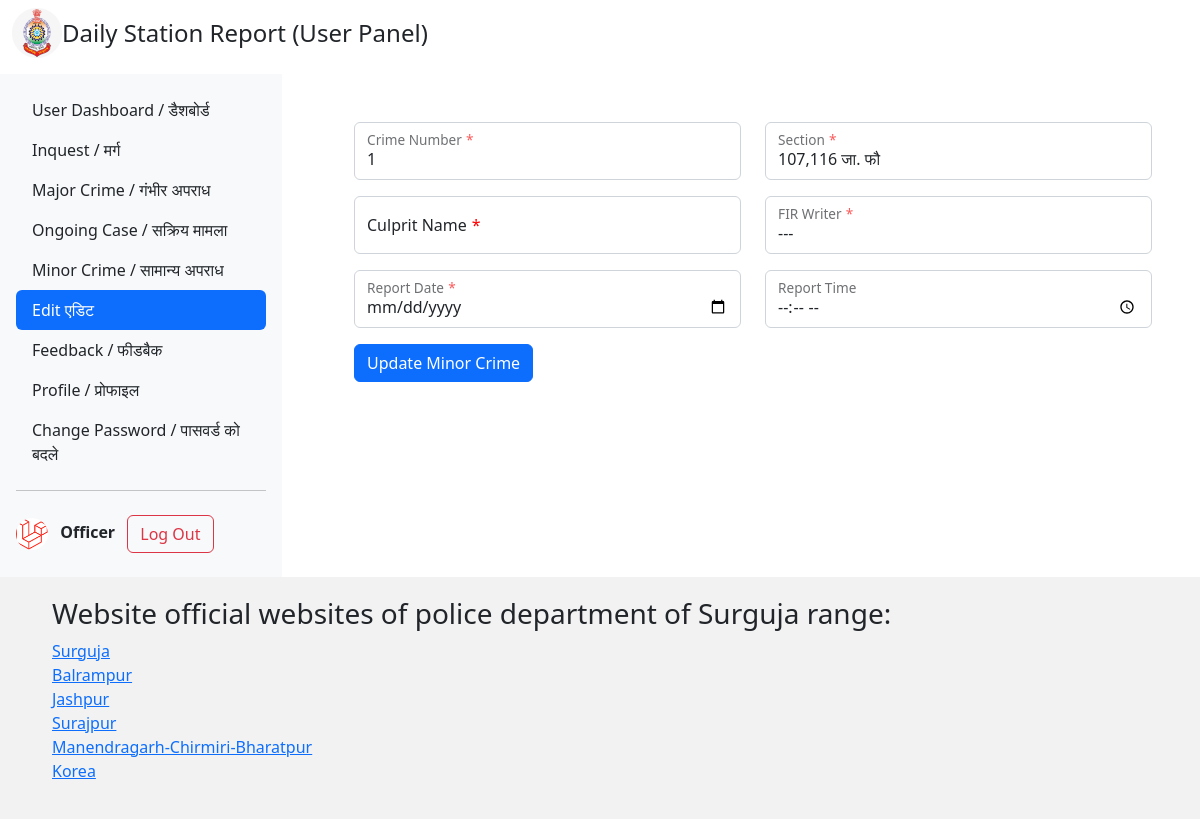
Screenshot of /temp/minorcrimeupdate.php?mcid=1 (signed in) with the database file from the repository.
### tables this page shows
CREATE TABLE `minor_crimes` (
  `mcid` int(11) NOT NULL,
  `created_at` timestamp NOT NULL DEFAULT current_timestamp(),
  `updated_at` timestamp NOT NULL DEFAULT current_timestamp(),
  `status` int(1) NOT NULL,
  `fir_writer` varchar(255) NOT NULL,
  `time_date` datetime NOT NULL,
  `culprit_number` int(11) NOT NULL,
  `penal_code` varchar(255) NOT NULL,
  `updated_by` varchar(255) NOT NULL,
  `district` varchar(255) NOT NULL,
  `sub_division` varchar(255) NOT NULL,
  `police_station` varchar(255) NOT NULL,
  `crime_number` varchar(255) NOT NULL
);

### temp/minorcrimeupdate.php (the view, shortened to what this page needs)
<?php
require "../api/functions.php";
$mcid = mysqli_real_escape_string($con, $_GET['mcid']);
$stmt = mysqli_prepare($con, "SELECT * FROM minor_crimes WHERE mcid=?");
mysqli_stmt_bind_param($stmt, "i", $mcid);
mysqli_stmt_execute($stmt);
$query_run = mysqli_stmt_get_result($stmt);
$data = mysqli_fetch_array($query_run);
?>
<header>
    <?php include('user_header.php'); ?>
</header>
<main>
    <div class="row">
        <div class="side-bar col-md-3 col-sm-5">
            <div class="d-flex flex-column flex-shrink-0 p-3 bg-light">
                <ul class="nav nav-pills flex-column mb-auto">
                    <li class="nav-item">
                        <a href="user.php" class="nav-link link-dark" aria-current="page">
                            User Dashboard / डैशबोर्ड
                        </a>
                    </li>
                    <li>
                        <a href="dead_body_form.php" class="nav-link link-dark">
                             Inquest / मर्ग
                        </a>
                    </li>
                    <li>
                        <a href="major_crime_form.php" class="nav-link link-dark">
                            Major Crime / गंभीर अपराध
                        </a>
                    </li>
                    <li>
                        <a href="ongoing_case_form.php" class="nav-link link-dark">
                            Ongoing Case / सक्रिय मामला
                        </a>
                    </li>
                    <li>
                        <a href="minor_crime_form.php" class="nav-link link-dark">
                            Minor Crime / सामान्य अपराध
                        </a>
                    </li>
                    <li>
                        <a class="nav-link active" href="edit.php">
                            Edit एडिट
                        </a>
                    </li>
                    <li>
                        <a class="nav-link link-dark" href="feedback.php">
                            Feedback / फीडबैक
                        </a>
                    </li>
                    <li>
                        <a href="profile.php" class="nav-link link-dark">
                            Profile / प्रोफाइल
                        </a>
                    </li>
                    <li>
                        <a href="change_password.php" class="nav-link link-dark">
                            Change Password / पासवर्ड को बदले
                        </a>
                    </li>
                </ul>
                <hr>
                <div class="profile">
                    <img src="../uploads/<?= $_SESSION['user-data']['user_type']; ?>/<?= $_SESSION['user-data']['profile_photo_path']; ?>" alt="Profile Pic" width="32" height="32" class="rounded-circle me-2">
                    <strong>
                        <?= $_SESSION['user-data']['officer_name']; ?>
                    </strong>
                    <a href="../auth/logout.php" class="btn btn-outline-danger m-2" name="logout">Log Out</a>
                </div>
            </div>
        </div>
        <div class="main-content col-md-9 col-sm-7">
            <form action="minorcrimeupdate.php" method="post">
                <div class="container px-5 my-5">
                    <div class="row">
                        <div class="col-md-6 col-lg-6 col-sm-12">
                            <div class="form-floating mb-3">
                                <input class="form-control" id="crimeNumber" type="text" placeholder="Crime Number" name="crime_number" value="<?= $data['crime_number'] ?>" required />
                                <label for="crimeNumber">Crime Number<span class="required-star">*</span></label>
                            </div>
                        </div>
                        <div class="col-md-6 col-lg-6 col-sm-12">
                            <div class="form-floating mb-3">
                                <input class="form-control" id="section" type="text" placeholder="Section" name="penal_code" value="<?= $data['penal_code'] ?>" required />
                                <label for="section">Section<span class="required-star">*</span></label>
                            </div>
                        </div>
                    </div>
                    <div class="row">
                        <div class="col-md-6 col-lg-6 col-sm-12">
                            <div class="form-floating mb-3">
                                <input class="form-control" id="culpritName" type="text" placeholder="Culprit Name" name="culprit_name" value="<?= $data['culprit_name'] ?>" required />
                                <label for="culpritName">Culprit Name<span class="required-star">*</span></label>
                            </div>
                        </div>
                        <div class="col-md-6 col-lg-6 col-sm-12">
                            <div class="form-floating mb-3">
                                <input class="form-control" id="firWriter" type="text" placeholder="FIR Writer" name="fir_writer" value="<?= $data['fir_writer'] ?>" required />
                                <label for="firWriter">FIR Writer<span class="required-star">*</span></label>
                            </div>
                        </div>
                    </div>
                    <div class="row">
                        <div class="col-md-6 col-lg-6 col-sm-12">
                            <div class="form-floating mb-3">
                                <input class="form-control" id="reportDate" type="date" placeholder="Report Date" name="reporting_date" required />
                                <label for="reportDate">Report Date<span class="required-star">*</span></label>
                            </div>
                        </div>
                        <div class="col-md-6 col-lg-6 col-sm-12">
                            <div class="form-floating mb-3">
                                <input class="form-control" id="reportTime" type="time" placeholder="Report Time" name="reporting_time" />
                                <label for="reportTime">Report Time</label>
                            </div>
                        </div>
                    </div>
                    <div class="row">
                        <div class="col-md-6 col-lg-6 col-sm-12">
                            <button class="btn btn-primary" type="submit" name="update_minorcrime">Update Minor
                                Crime</button>
                        </div>
                    </div>
                </div>
            </form>
        </div>
    </div>
</main>
<?php include('../footer.php'); ?>
</body>
</html>

### user/user_header.php (style rules this page uses)
.required-star { color: red; margin-left: 5px; }

### rows the page displays
minor_crimes: crime_number "1", penal_code "107,116 जा. फौ", fir_writer "---"

### other values shown
$_SESSION['user-data']['officer_name'] "Officer"
